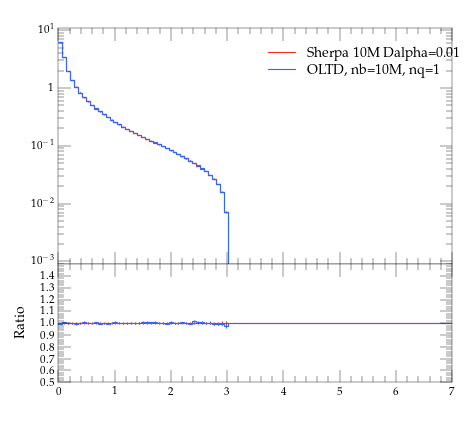

The Python source for this figure:
#! /usr/bin/env python

# This Python script was auto-generated using YODA v2.0.0.
# Analysis object: /evtb/cutEg_tjb_pt
# Timestamp: 13-04-2024 (07:56:31)

import matplotlib as mpl
import matplotlib.pyplot as plt
mpl.use('Agg') # comment out for interactive use
import os
import numpy as np

plotDir = os.path.split(os.path.realpath(__file__))[0]
if 'YODA_USER_PLOT_PATH' in globals():
    plot_outdir = globals()['YODA_USER_PLOT_PATH']
else:
    plot_outdir = plotDir

#plot style
plt.style.use(os.path.join(plotDir, '../default.mplstyle'))
# plot metadata
figW, figH = plt.rcParams['figure.figsize']
ax_xLabel = r''
ax_yLabel = r''
ax_title  = r''
ax_xScale = 'linear'
ax_yScale = 'log'
xLims = (0.0, 7.0)
yLims = (0.0009000000000000001, 11.0)

# TeX-friendly labels for the legend
labels = [ r"Sherpa 10M Dalpha=0.01", r"OLTD, nb=10M, nq=1" ]

# Create figure and axis objects
fig, (ax, ratio0_ax) = plt.subplots(2, 1, sharex=True,
                  figsize=(figW,figH), gridspec_kw={'height_ratios': (2, 1)})
ratio0_ax.yaxis.set_major_locator(mpl.ticker.MultipleLocator(0.1))
ratio0_ax.set_ylim(0.5, 1.4999)
ratio0_ax.set_ylabel('Ratio')

# LineColor map: curve index -> color
linecolors = {0: '#EE3311', 1: '#3366FF'}
# the numerical data is stored in a separate file
dataf = dict()
prefix = os.path.split(__file__)[0]
if prefix:    prefix = prefix + '/'
exec(open(prefix+'cutEg_tjb_pt__data.py').read(), dataf)


legend_handles = [] # keep track of handles for the legend

# style options for curves
# starts at zorder>=5 to draw curve on top of legend
styles = {
  'curve0': {
    'color' : linecolors[0],
    'linestyle' : '-',
    'marker' : 'o',
    'zorder' : 5,
    'histstyle' : True,
  },
  'curve1': {
    'color' : linecolors[1],
    'linestyle' : '-',
    'marker' : 'o',
    'zorder' : 6,
    'histstyle' : True,
  },
}
# curve from input yoda files in main panel
for label in dataf['yvals'].keys():
    if all(np.isnan(v) for v in dataf['yvals'][label]):
        continue
    tmp = None
    if styles[label]['histstyle']: # draw as histogram
        tmp, = ax.plot(dataf['xedges'], dataf['yedges'][label],
                       color=styles[label]['color'],
                       linestyle=styles[label]['linestyle'],
                       drawstyle='steps-pre', solid_joinstyle='miter',
                       zorder=styles[label]['zorder'], label=label)
        ax.errorbar(dataf['xpoints'], dataf['yvals'][label], color=styles[label]['color'],
                    xerr=dataf['xerrs'], yerr=[dataf['ydowns'][label], dataf['yups'][label]],
                    linestyle='none', zorder=styles[label]['zorder'])
    else: # draw as scatter
        tmp = ax.errorbar(dataf['xpoints'], dataf['yvals'][label],
                          xerr=dataf['xerrs'],
                          yerr=[ dataf['ydowns'][label],
                          dataf['yups'][label] ],
                          fmt=styles[label]['marker'],
                          ecolor=styles[label]['color'],
                          color=styles[label]['color'], zorder=2)
        tmp[-1][0].set_linestyle(styles[label]['linestyle'])
    legend_handles += [tmp]
    for varLabel in dataf['variation_yvals'].keys():
        if varLabel.startswith(label):
            tmp, = ax.plot(dataf['xedges'], dataf['variation_yvals'][varLabel],
                           color=styles[label]['color'],
                           linestyle=styles[label]['linestyle'],
                           drawstyle='steps-pre', solid_joinstyle='miter',
                           zorder=styles[label]['zorder'], alpha=0.5)


# plots on ratio panel
# curve from input yoda files in ratio panel
for label, yvals in dataf['ratio0_yvals'].items():
    if all(np.isnan(v) for v in yvals):
        continue
    if styles[label]['histstyle']: # plot as histogram
        ratio0_ax.plot(dataf['xedges'], yvals,
                       color=styles[label]['color'],
                       linestyle=styles[label]['linestyle'],
                       drawstyle='steps-pre', zorder=1,
                       solid_joinstyle='miter')
        ratio0_ax.vlines(dataf['xpoints'],
                         dataf['ratio0_ymin'][label],
                         dataf['ratio0_ymax'][label],
                         color=styles[label]['color'], zorder=1)
    else: # plot as scatter
        tmp = ratio0_ax.errorbar(dataf['xpoints'],
                                 yvals, xerr=dataf['xerrs'],
                                 yerr=dataf['ratio0_yerrs'][label],
                                 fmt=styles[label]['marker'],
                                 ecolor=styles[label]['color'],
                                 color=styles[label]['color'])
        tmp[-1][0].set_linestyle(styles[label]['linestyle'])

    for varlabel in dataf['ratio0_variation_vals'].keys():
        if varlabel.startswith(label):
            ratio0_ax.plot(dataf['xedges'],
                            dataf['ratio0_variation_vals'][varlabel],
                            color=styles[label]['color'],
                            linestyle=styles[label]['linestyle'],
                            drawstyle='steps-pre', solid_joinstyle='miter',
                            zorder=1, alpha=0.5)

legend_pos = (0.5, 0.97)
ax.legend(legend_handles, labels, loc='upper left', bbox_to_anchor=legend_pos)

# set plot metadata as defined above
ratio0_ax.set_xlabel(ax_xLabel)
ratio0_ax.xaxis.set_label_coords(1., -.15)
ax.set_ylabel(ax_yLabel, loc='top')
ax.set_title(ax_title, loc='left')
ax.set_xscale(ax_xScale)
ax.set_yscale(ax_yScale)
ax.set_xlim(xLims)
ax.set_ylim(yLims)

# tick formatting
plt.rcParams['xtick.top'] = True
plt.rcParams['ytick.right'] = True
ax.yaxis.set_major_locator(mpl.ticker.LogLocator(base=10.0, numticks=np.inf))
ax.yaxis.set_minor_locator(mpl.ticker.LogLocator(
                           base=10.0, subs=np.arange(0.1, 1, 0.1), numticks=np.inf))
fig.align_ylabels((ax, ratio0_ax))
plt.savefig(os.path.join(plot_outdir, 'cutEg_tjb_pt.pdf'), format='PDF')
plt.savefig(os.path.join(plot_outdir, 'cutEg_tjb_pt.png'), format='PNG')

plt.close(fig)
